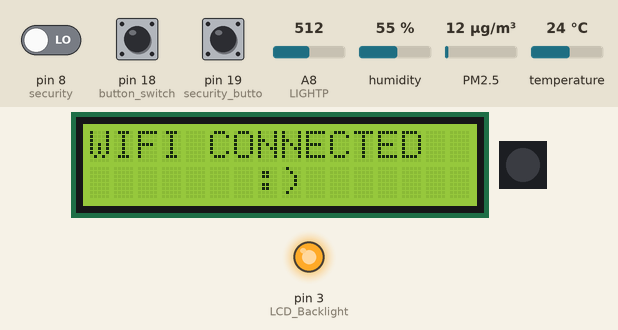
This sketch was run on a simulated Arduino Mega 2560, built with avr-gcc and run on an emulated ATmega2560. On the bench: 16×2 character LCD, 1 RGB LEDs in strip order, left to right, output pins drawn as LEDs (lit = HIGH). The inputs (shaded band) are chosen by the test bench; at power-on: A8 (LIGHTP) = 512, pin 18 (button_switch) HIGH, pin 19 (security_butto) HIGH, pin 8 (security) LOW, humidity 55 %, PM2.5 12 µg/m³, temperature 24 °C. The modem accepts every AT command (registered, SIM ready, sends succeed) and sends nothing else; what the sketch prints to the serial monitor is not drawn.

Above: at 2.2 s.
At 4.3 s:
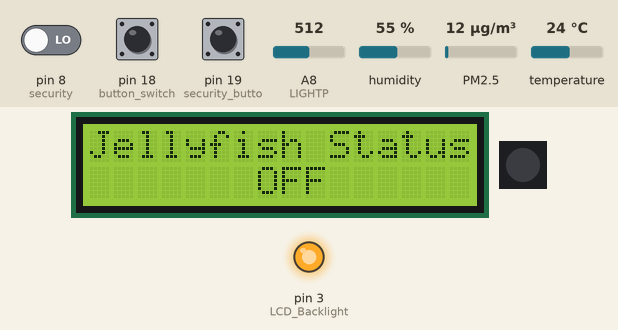
4.4 s: A8 (LIGHTP) set to 162
6.1 s: A8 (LIGHTP) set to 137
At 7.5 s:
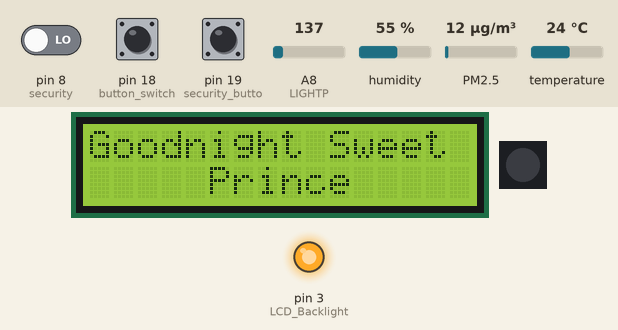
9.8 s: pin 18 (button_switch) pulled LOW for 1.35 s
At 13.2 s:
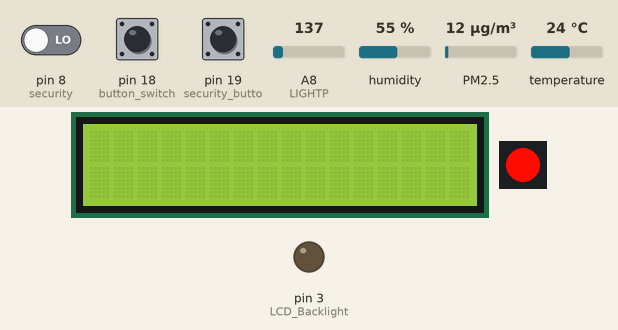
13.3 s: pin 19 (security_butto) pulled LOW for 1.35 s
16.8 s: pin 18 (button_switch) pulled LOW for 1.35 s
At 19.7 s:
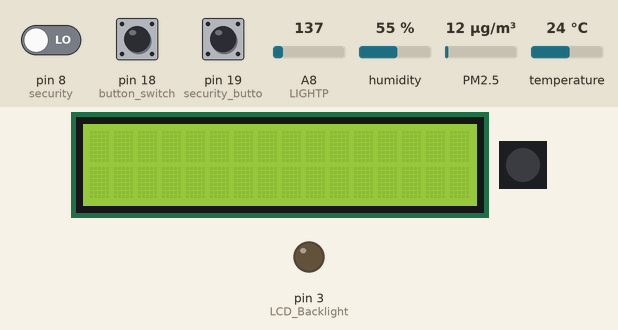
21.9 s: pin 19 (security_butto) pulled LOW for 1.35 s
Timing chart, 0 to 24.9 s (numbered marks = the images above; inputs shaded):
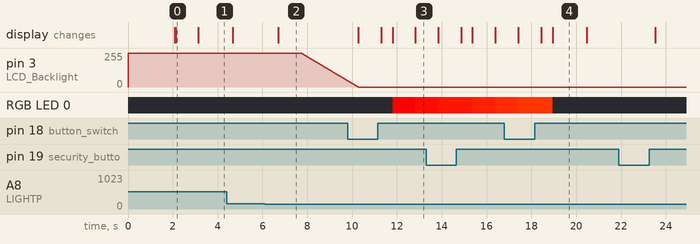

The sketch:

desk_ard.ino
```cpp
///////////// Libraries /////////////
#include <SoftwareSerial.h>
#include <DHT.h>;
#include <Adafruit_NeoPixel.h>
#include <LiquidCrystal.h>
#include "Adafruit_PM25AQI.h"


///////////// Variable Decleratio /////////////


/// ESP WIFI
SoftwareSerial ESP8266(10, 11); // Rx,  Tx

String myAPIkey = "6YCDUHSJGWKFG6L0";

// LCD Setup
const int rs = 48, en = 49, d4 = 53, d5 = 52, d6 = 51, d7 = 50;
LiquidCrystal lcd(rs, en, d4, d5, d6, d7);
#define LCD_Backlight 3 // 15. BL1 - Backlight +                                Emitter of 2N3904, Collector to VCC, Base to D10 via 10K resistor


// security
int security = 8;                 // PIR Out pin
int security_butto = 19;
bool pirState = false;
bool pir_active = true;
int people_here;
int people_are_here;


// setup DHT Sensor
#define DHTTYPE     DHT11
#define DHTPIN      46
DHT dht(DHTPIN, DHTTYPE,11);

// PM2.5 setup
SoftwareSerial pmSerial(12, 13);
Adafruit_PM25AQI aqi = Adafruit_PM25AQI();
int pm25;
int pm10;
int pm25old;
int pm10old;
const int numReadings = 10;
int pm25readings[numReadings];      // the readings from the analog input
int pm25readIndex = 0;              // the index of the current reading
int pm25total = 0;                  // the running total
int pm25average = 0;                // the average
int pm10readings[numReadings];      // the readings from the analog input
int pm10readIndex = 0;              // the index of the current reading
int pm10total = 0;                  // the running total
int pm10average = 0;                // the average


#define LIGHTP      A8
bool LCDOn = true;
int lightThresh = 150;

//variable declaration
byte humidity, temp_f, temp_c;
unsigned int light;
bool jellyState = true;

unsigned long writingTimer = 60;
unsigned long startTime = 0;
unsigned long waitTime = 0;


boolean relay1_st = false;
boolean relay2_st = false;
unsigned char check_connection=0;
unsigned char times_check=0;
boolean error;

/// Buttons and lights
uint16_t hue =  0;
bool pixel_state = false;
bool sec_state = false;
#define LED    6
#define button_switch                        18 // external interrupt pin
#define secuirty_switch                      19 // external interrupt pin

#define switched                            true // value if the button switch has been pressed
#define switched_sec                        true // value if the button switch has been pressed
#define triggered                           true // controls interrupt handler
#define interrupt_trigger_type            FALLING// interrupt triggered on a RISING input
#define debounce                              5 // time to wait in milli secs

volatile  bool interrupt_process_status = {
  !triggered                                     // start with no switch press pending, ie false (!triggered)
};
volatile  bool security_interrupt_process_status = {
  !triggered                                     // start with no switch press pending, ie false (!triggered)
};

bool initialisation_complete =            false; // inhibit any interrupts until initialisation is complete


// Declare our NeoPixel strip object:
#define LED_COUNT 1
Adafruit_NeoPixel strip(LED_COUNT, LED);

///////////// Program Initialization /////////////
void setup()
{
  pinMode(LCD_Backlight, OUTPUT);
  digitalWrite(LCD_Backlight, HIGH);
    // setup LCD
  lcd.begin(16, 2);
  lcd.print(F("System Setup..."));
  Serial.begin(9600);
  ESP8266.begin(9600);

  dht.begin();

  strip.begin();
  strip.show(); // Initialize all pixels to 'off'


  // button setup
  pinMode(button_switch, INPUT_PULLUP);
  attachInterrupt(digitalPinToInterrupt(button_switch),
                  button_interrupt_handler,
                  interrupt_trigger_type);

  // security buttons setup
  pinMode(security_butto, INPUT_PULLUP);
  attachInterrupt(digitalPinToInterrupt(security_butto),
                  button_interrupt_handler_security,
                  interrupt_trigger_type);
  pinMode(security, INPUT);


  // Wifi setup
  startTime = millis();
  ESP8266.println("AT+RST");
  delay(2000);
  Serial.println(F("Connecting to Wifi"));
  lcd.clear();
  lcd.print(F(" Connecting to"));
  lcd.setCursor(0,1);
  lcd.print(F("      Wifi..."));
   while(check_connection==0)
  {
    Serial.print(F("."));
  ESP8266.print("AT+CWJAP=\"Portami-al-Mare\",\"184318aaea\"\r\n");
  ESP8266.setTimeout(5000);
  if(ESP8266.find("WIFI CONNECTED\r\n")==1)
{
    Serial.println(F("WIFI CONNECTED"));
    lcd.clear();
    lcd.setCursor(0,0);

    lcd.print(F("WIFI CONNECTED"));
    lcd.setCursor(0,1);
    lcd.print("       :)");
    delay(1000);
 break;
 }
  else{
    Serial.println(F("WIFI CONNECTED"));
    lcd.clear();
    lcd.setCursor(0,0);

    lcd.print(F("WIFI CONNECTED"));
    lcd.setCursor(0,1);
    lcd.print("       :)");
    delay(1000);
 break;
  }
 times_check++;
 if(times_check>3)
 {
  times_check=0;
   Serial.println(F("Trying to Reconnect.."));
  }
  }
  initialisation_complete = true; // open interrupt processing for business


  pmSerial.begin(9600);

  if (! aqi.begin_UART(&pmSerial)) { // connect to the sensor over software serial
    Serial.println(F("Could not find PM 2.5 sensor!"));
    while (1) delay(10);
  }

  Serial.println(F("PM25 found!"));

  for (int thisReading = 0; thisReading < numReadings; thisReading++) {
    pm25readings[thisReading] = 0;
    pm10readings[thisReading] = 0;

  }

}

void loop()
{
//  waitTime = millis()-startTime;
//
//  if (waitTime > (writingTimer*1000))
//  {
//    lcd.clear();
//    lcd.print(F("Uploading to"));
//    lcd.setCursor(0,1);
//    lcd.print("ThingSpeak");
//    readSensors();
//    writeThingSpeak();
//    //writeAQIapi();
//
//    startTime = millis();
//  }
  jellyOnOff();
  updateLCD();
  LCDOnOff();
  securityOnOff();

}


///////////// Function Declaration /////////////
void updateLCD(void) {
  delay(1000);
  readSensors();
  lcd.clear();
  lcd.print(F("PM2.5="));lcd.print(pm25);
  lcd.setCursor(9,0);
  lcd.print(F("PM1="));lcd.print(pm10);
  lcd.setCursor(0,1);
  lcd.print(F("Temp="));lcd.print(temp_f);
  lcd.setCursor(9,1);
  lcd.print(F("H="));lcd.print(humidity);
}
void jellyOnOff(void)
{
  // test button switch and process if pressed
  if (read_button() == switched) {
    // button on/off cycle now complete, so flip LED between HIGH and LOW
    pixel_state = !pixel_state;
    lcd.clear();
    lcd.print(F("Jellyfish Status"));
    lcd.setCursor(0,1);
    lcd.print("       ON");
    delay(500);

  } if (pixel_state == true) {
    uint32_t rgbcolor = strip.ColorHSV(hue);
    strip.fill(rgbcolor);
    strip.show();
    hue += 450;
    // Prevet overflow of hue variable
    if (hue >= 65534) {
      hue = 0;
    }
    jellyState = true;
  } else if (jellyState == true) {
    strip.fill(0, 0, 0);
    strip.show();
    lcd.clear();
    lcd.print(F("Jellyfish Status"));
    lcd.setCursor(0,1);
    lcd.print("       OFF");
    delay(500);
    jellyState = false;
  }
}

void securityOnOff(void)
{
  // test button switch and process if pressed
  if (read_button_security() == switched_sec) {
    // button on/off cycle now complete, so flip LED between HIGH and LOW
    pirState = !pirState;
    lcd.clear();
    lcd.print(F(" Security Mode:"));
    lcd.setCursor(0,1);
    lcd.print("     ACTIVE");
    delay(500);

  } if (pirState == true) {
    pir_active = true;
    writingTimer = 40;
    }
   else if (pir_active == false) {
    lcd.clear();
    lcd.print(F(" Security Mode:"));
    lcd.setCursor(0,1);
    lcd.print("  DEACTIVATED");
    delay(500);
//    pir_active = false;
    writingTimer = 60;
  }
}

void LCDOnOff(void)
{
  light = analogRead(LIGHTP);

  // Save some energy by turning off the LCD at night
  if (light <= lightThresh and LCDOn == true) {
    lcd.clear();
    lcd.print(F("Goodnight Sweet"));
    lcd.setCursor(0,1);
    lcd.print(F("     Prince     "));
    delay(1000);
    for (int i =254; i >= 0; i -= 1) {
      delay(10);
      analogWrite(LCD_Backlight, i);
    }
    digitalWrite(LCD_Backlight, LOW);
    lcd.noDisplay();
    LCDOn = false;
  }
  else if (light > lightThresh and LCDOn == false){

    lcd.display();
    lcd.clear();
    lcd.print(F(" I Have Awaken! "));
    lcd.setCursor(0,1);
    lcd.print("       :)       ");
    for (int i = 0; i <= 254; i += 1) {
      delay(10);
      analogWrite(LCD_Backlight, i);
    }
    LCDOn = true;
  }

}


/// ESP8266 Wifi fuctios
void readSensors(void)
{
  temp_c = dht.readTemperature();
  humidity = dht.readHumidity();
  temp_f = (temp_c * 1.8) + 32;
  PM25_AQI_Data data;
  aqi.read(&data);

  pm25 = data.pm25_standard;
  pm10 = data.pm10_standard;

  if (abs(pm25 - pm25old) > 100){
    pm25 = pm25old;
  }
  else{
    pm25old = pm25;
  }
  if (abs(pm10 - pm10old) > 100){
    pm10 = pm10old;
  }
  else{
    pm10old = pm10;
  }


  // subtract the last reading:
  pm25total = pm25total - pm25readings[pm25readIndex];
  // read from the sensor:
  pm25readings[pm25readIndex] = pm25;
  // add the reading to the total:
  pm25total = pm25total + pm25readings[pm25readIndex];
  // advance to the next position in the array:
  pm25readIndex = pm25readIndex + 1;

  // if we're at the end of the array...
  if (pm25readIndex >= numReadings) {
    // ...wrap around to the beginning:
    pm25readIndex = 0;
  }

    // subtract the last reading:
  pm10total = pm10total - pm10readings[pm10readIndex];

  // read from the sensor:
  pm10readings[pm10readIndex] = pm10;
  // add the reading to the total:
  pm10total = pm10total + pm10readings[pm10readIndex];
  // advance to the next position in the array:
  pm10readIndex = pm10readIndex + 1;

  // if we're at the end of the array...
  if (pm10readIndex >= numReadings) {
    // ...wrap around to the beginning:
    pm10readIndex = 0;
  }

  pm25average = pm25total / numReadings;
  pm10average = pm10total / numReadings;


  if (pir_active == true){
    int people_here = digitalRead(security);
    if (people_here) {
      people_are_here = 1;
    }
    Serial.println("pir");
    Serial.println(people_here);


  }


}


void writeThingSpeak(void)
{
  ESP8266.listen();
  startThingSpeakCmd();
  String getStr = "GET /update?api_key=";
  getStr += myAPIkey;
  getStr +="&field1=";
  getStr += String(pm25average);
  getStr +="&field2=";
  getStr += String(pm10average);
  getStr +="&field3=";
  getStr += String(temp_f);
  getStr +="&field4=";
  getStr += String(humidity);
  if (pir_active==true){
    getStr += "&field5=";
    getStr += String(people_are_here);
    people_are_here = 0;
  }
  getStr += "\r\n\r\n";
  lcd.print(".");
  GetThingspeakcmd(getStr);
  pmSerial.listen();

}


void startThingSpeakCmd(void)
{
  ESP8266.flush();
  String cmd = "AT+CIPSTART=\"TCP\",\"";
  cmd += "184.106.153.149"; // api.thingspeak.com IP address
  cmd += "\",80";
  ESP8266.println(cmd);
  Serial.print("Start Commands: ");
  Serial.println(cmd);
  lcd.print(".");

  if(ESP8266.find("Error"))
  {
    Serial.println(F("AT+CIPSTART error"));
    return;
  }

}

String GetThingspeakcmd(String getStr)
{
  String cmd = "AT+CIPSEND=";
  cmd += String(getStr.length());
  ESP8266.println(cmd);
  Serial.println(cmd);

  if(ESP8266.find(">"))
  {
    Serial.println("in here ow");
    ESP8266.print(getStr);
    Serial.println(getStr);
    delay(500);
    String messageBody = "";
    while (ESP8266.available())
    {
//      Serial.println(ESP8266.readStringUntil('\n'));

      String line = ESP8266.readStringUntil('\n');
      if (line.length() == 1)
      {
        messageBody = ESP8266.readStringUntil('\n');
      }
    }
    Serial.print(F("MessageBody received: "));
    Serial.println(messageBody);
    lcd.print(".");
    return messageBody;
  }
  else
  {
    ESP8266.println("AT+CIPCLOSE");
    Serial.println(F("AT+CIPCLOSE"));
  }
}


// AQI API Call
void writeAQIapi(void)
{
  startAQIapi();
  // preparacao da string GET
  //String getStr = "GET /feed/Alameda/?token=6b47ef379c416b27e36c33d9e9d4095789221068";
  //String getStr = "GET /aq/observation/latLong/current/?format=text/csv&latitude=37.7878&longitude=-122.2744&distance=1&API_KEY=33628645-4EE3-4D27-A826-479EDB82E726";
  //getStr += "\r\n\r\n";
  //Serial.print(getStr);
  GetAQIapi();
}


void startAQIapi(void)
{
  ESP8266.flush();
  String cmd = "AT+CIPSTART=\"TCP\",\"";
  //cmd += "134.67.21.55"; //airow.gov
  //cmd += "13.230.108.239"; //iqair
  //cmd += "192.155.89.79"; //weatherbit
  //cmd += "104.98.206.72";
  cmd += F("3.20.208.175"); //airowapi.gov
  cmd += F("\",80");
  ESP8266.println(cmd);
  Serial.print(F("Start Commands: "));
  Serial.println(cmd);

  if(ESP8266.find(F("Error")))
  {
    Serial.println(F("AT+CIPSTART error"));
    return;
  }
}

String GetAQIapi(void)
{
  //String getStr = "GET /aq/observation/zipCode/current/?format=application/json&zipCode=94501&distance=3&API_KEY=33628645-4EE3-4D27-A826-479EDB82E726";

  String cmd = F("AT+CIPSEND=");
  //int getStr_l = getStr.length();
  //cmd += String(getStr_l);  ///////ISSUE WITH LEGTH
  cmd += F("130");
  ESP8266.println(cmd);
  Serial.println(cmd);
  if(ESP8266.find(">"))
  {
    ESP8266.print(F("GET /aq/observation/zipCode/current/?format=application/json&zipCode=94501&distance=3&API_KEY=33628645-4EE3-4D27-A826-479EDB82E726"));
    Serial.println(F("GET /aq/observation/zipCode/current/?format=application/json&zipCode=94501&distance=3&API_KEY=33628645-4EE3-4D27-A826-479EDB82E726"));
    delay(500);
    String messageBody = "";
    while (ESP8266.available())
    {
      Serial.println(ESP8266.readStringUntil('\n'));
      //messageBody += ESP8266.readStringUntil('\n');
      String line = ESP8266.readStringUntil('\n');
      if (line.length() == 1)
      {
        messageBody = ESP8266.readStringUntil('\n');
        Serial.println(messageBody);
      }
    }
    Serial.print(F("MessageBody received: "));
    Serial.println(messageBody);
    //DeserializationError error = deserializeJson(doc, messageBody);

    // Test if parsing succeeds.
//    if (error) {
//    Serial.print(F("deserializeJson() failed: "));
//    Serial.println(error.f_str());
//    return;
//  }
    return messageBody;
  }

  else
  {
    ESP8266.println(F("AT+CIPCLOSE"));
    Serial.println(F("AT+CIPCLOSE"));
  }
}


// Button interrupt functions
//
// ISR for handling interrupt triggers arising from associated button switch
//
void button_interrupt_handler()
{
  if (initialisation_complete == true)
  { //  all variables are initialised so we are okay to continue to process this interrupt
    if (interrupt_process_status == !triggered) {
      // new interrupt so okay start a new button read process -
      // now need to wait for button release plus debounce period to elapse
      // this will be done in the button_read function
      if (digitalRead(button_switch) == LOW) {
        // button pressed, so we can start the read on/off + debounce cycle wich will
        // be completed by the button_read() function.
        interrupt_process_status = triggered;  // keep this ISR 'quiet' until button read fully completed
        Serial.print(F("the button works!"));
      }
    }
  }
} // end of button_interrupt_handler
void button_interrupt_handler_security()
{
  if (initialisation_complete == true)
  { //  all variables are initialised so we are okay to continue to process this interrupt
    if (interrupt_process_status == !triggered) {
      Serial.println("1");
      // new interrupt so okay start a new button read process -
      // now need to wait for button release plus debounce period to elapse
      // this will be done in the button_read function
      if (digitalRead(security_butto) == LOW) {
        Serial.println("2");
        // button pressed, so we can start the read on/off + debounce cycle wich will
        // be completed by the button_read() function.
        security_interrupt_process_status = triggered;  // keep this ISR 'quiet' until button read fully completed
      }
    }
  }
} // end of button_interrupt_handler


bool read_button() {
  int button_reading;
  // static variables because we need to retain old values between function calls
  static bool     switching_pending = false;
  static long int elapse_timer;
  if (interrupt_process_status == triggered) {
    // interrupt has been raised on this button so now need to complete
    // the button read process, ie wait until it has been released
    // and debounce time elapsed
    button_reading = digitalRead(button_switch);
    if (button_reading == LOW) {
      // switch is pressed, so start/restart wait for button relealse, plus end of debounce process
      switching_pending = true;
      elapse_timer = millis(); // start elapse timing for debounce checking
    }
    if (switching_pending && button_reading == HIGH) {
      // switch was pressed, now released, so check if debounce time elapsed
      if (millis() - elapse_timer >= debounce) {
        // dounce time elapsed, so switch press cycle complete
        switching_pending = false;             // reset for next button press interrupt cycle
        interrupt_process_status = !triggered; // reopen ISR for business now button on/off/debounce cycle complete
        return switched;                       // advise that switch has been pressed
      }
    }
  }
  return !switched; // either no press request or debounce period not elapsed
} // end of read_button function

bool read_button_security() {
  int button_reading;
  // static variables because we need to retain old values between function calls
  static bool     switching_pending = false;
  static long int elapse_timer;
  if (security_interrupt_process_status == triggered) {
    // interrupt has been raised on this button so now need to complete
    // the button read process, ie wait until it has been released
    // and debounce time elapsed
    button_reading = digitalRead(security_butto);
    if (button_reading == LOW) {
      // switch is pressed, so start/restart wait for button relealse, plus end of debounce process
      switching_pending = true;
      elapse_timer = millis(); // start elapse timing for debounce checking
    }
    if (switching_pending && button_reading == HIGH) {
      // switch was pressed, now released, so check if debounce time elapsed
      if (millis() - elapse_timer >= debounce) {
        // dounce time elapsed, so switch press cycle complete
        switching_pending = false;             // reset for next button press interrupt cycle
        security_interrupt_process_status = !triggered; // reopen ISR for business now button on/off/debounce cycle complete
        return switched_sec;                       // advise that switch has been pressed
      }
    }
  }
  return !switched_sec; // either no press request or debounce period not elapsed
} // end of read_button function
```

Measured:
- the behaviour switches between 151 and 150 on A8 (LIGHTP) (found by bisection; images 1 and 2)
- after the input at 6.1 s, pin 3 (LCD_Backlight): moves from 255/255 to 47/255 over 2.1 s, starting after 1.6 s; the display: changes after 0.62 s (image 2)
- what the display in image 0 shows lasts 1.0 s, from 2.1 s to 3.1 s
